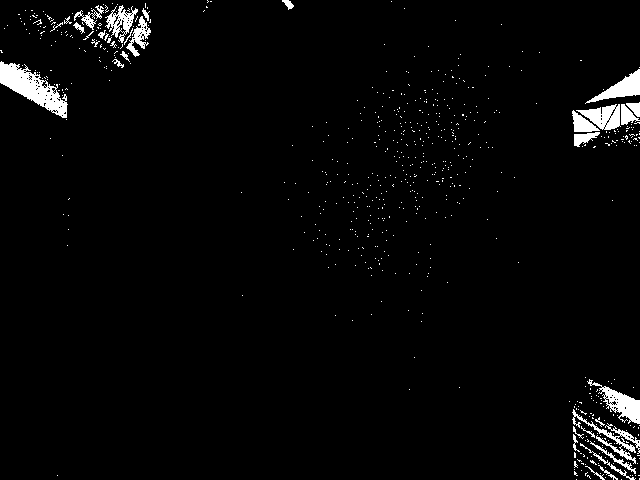
#> input picture Projects/Nemec/background_hsv.png, 640 x 480 px
$ python main.py
#> lines starting #> are read from the running program, lines starting #| are printed output that depends on the picture; after the words box and inside, x2 and y2 are one past the last pixel; in counts of white or black regions, pixels touching at a corner belong together; pictures that were not available may be replaced by others from this repository, and a replacement may not be noted
import cv2
import numpy as np


class SimpleKalmanFilter:
    def __init__(self, mea_e, est_e, q):
        self.mea_e = mea_e
        self.est_e = est_e
        self.q = q

        self.kalman_gain = 0
        self.last_estimate = 0
        self.curr_estimate = 0

    # [7 lines left out: function updateEstimate, not called in this run]

class SimpleKalmanFilter_2D:
    def __init__(self, mea_e, est_e, q):
        self.x = SimpleKalmanFilter(mea_e=mea_e,est_e=est_e,q=q)
        self.y = SimpleKalmanFilter(mea_e=mea_e,est_e=est_e,q=q)
    # [4 lines left out: function updateEstimate, not called in this run]

def distance(p1, p2):
    return np.sqrt(pow(p1[0]-p2[0],2) + pow(p1[1]-p2[1],2))

# [35 lines left out: functions rotz, points_in_rect, not called in this run]


def main():
    hueLower, hueUpper = 0, 50 # in range 0-179 - First part of Hue - it does contains red
    hueLower2, hueUpper2 = 63, 179 # in range 0-179 - Second part of Hue - filtering out part of green

    saturationLower, saturationUpper = 0, 121 # in range 0-255 - I need mostly faded colors, white, grey, etc
    valueLower, valueUpper = 165, 255 # in range 0-255 - I need mostly white grey to white color

    kernel_size = 18 # Best value so far for convolution and blurring the background noise
    greyscale_treshold = 179 # in range 0-255 - Treshold for fully removing background noise

    # [6 lines of commented-out code are left out]
    cam = cv2.VideoCapture("video_cap3.mp4")

    background_mask_hsv = cv2.imread("background_hsv.png")
#> background_mask_hsv is the input picture: shape (480, 640, 3); 2.7% white; 663 white regions (633 under 20 px), largest, box (x1, y1, x2, y2) and area: (0, 61, 68, 118) 1611, (587, 379, 640, 424) 803, (585, 69, 640, 104) 691
    background_mask_hsv= cv2.cvtColor(background_mask_hsv, cv2.COLOR_BGR2GRAY)

    filter_2d_p1 = SimpleKalmanFilter_2D(1, 1, 0.15)
    filter_2d_p3 = SimpleKalmanFilter_2D(1, 1, 0.15)

    prev_p1 = [0, 0]
    prev_coord1 = [0, 0]
    prev_center = [0, 0]

    counter = 0
    while True:
        counter+=1
        # try - except - only for infinite reloading of video in case of videotape
        try:
            ret, frame = cam.read()
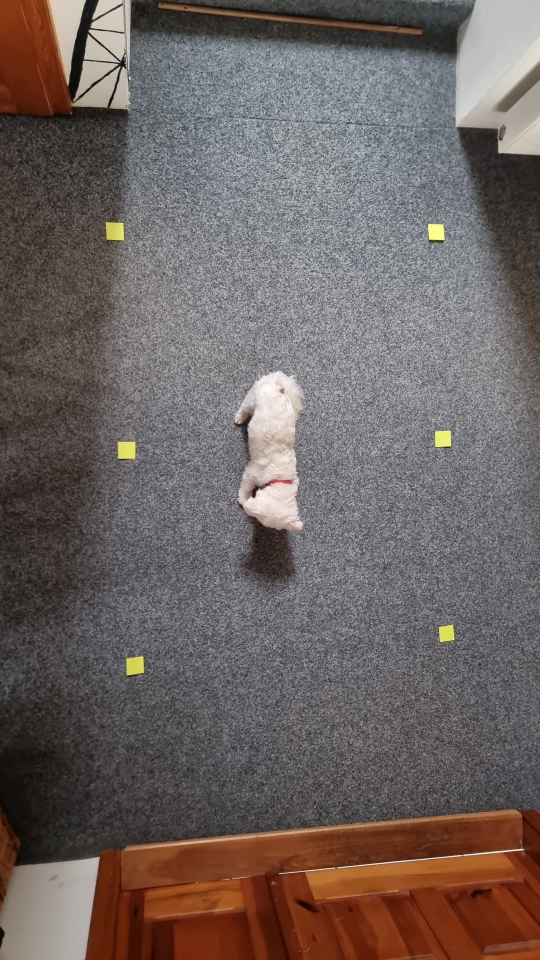
#> input picture Projects/Nemec/Example_image.jpeg, 1080 x 1920 px, given in place of video_cap3.mp4, which was not available (shown at 1/2 size)
#> frame is the input picture: shape (1920, 1080, 3); mean B, G, R 96.4, 98.9, 109.2
            frame_hsv=cv2.cvtColor(frame,cv2.COLOR_BGR2HSV)
#> frame_hsv: shape (1920, 1080, 3); mean H, S, V 80.1, 45.9, 112.2
        except:
            cam = cv2.VideoCapture('video_cap3.mp4')
            ret, frame = cam.read()
            frame_hsv = cv2.cvtColor(frame,cv2.COLOR_BGR2HSV)
            counter = 1

        HSV_settings_lower = np.array([hueLower,saturationLower,valueLower])
        HSV_settings_upper = np.array([hueUpper,saturationUpper,valueUpper])

        HSV_settings_lower_2 = np.array([hueLower2,saturationLower,valueLower])
        HSV_settings_higher_2 = np.array([hueUpper2,saturationUpper,valueUpper])

        HSV_mask = cv2.inRange(frame_hsv, HSV_settings_lower, HSV_settings_upper)
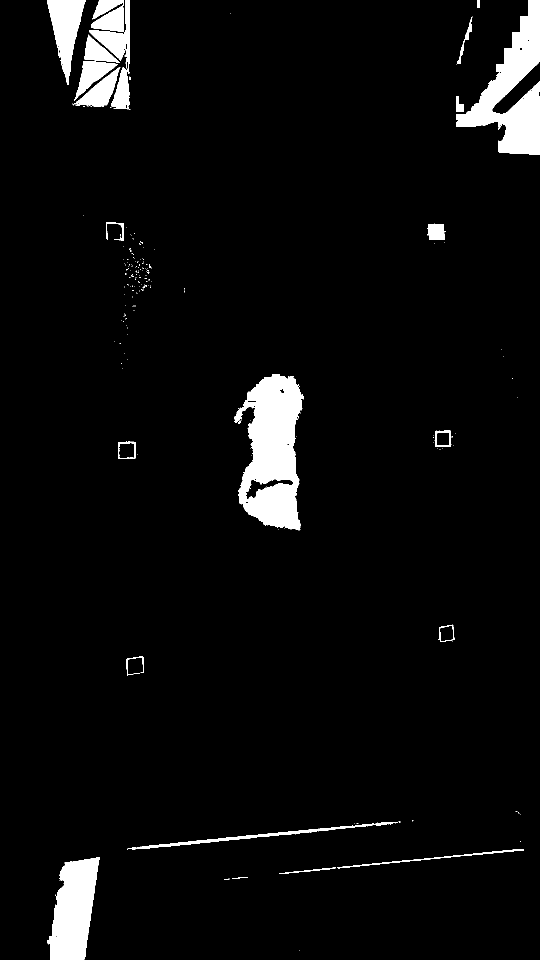
#> HSV_mask: shape (1920, 1080) (shown at 1/2 size); 4.5% white; 202 white regions (175 under 20 px), largest, box (x1, y1, x2, y2) and area: (469, 748, 608, 1061) 27873, (912, 0, 1080, 309) 21940, (96, 1714, 199, 1920) 14364
        HSV_mask2 = cv2.inRange(frame_hsv, HSV_settings_lower_2, HSV_settings_higher_2)
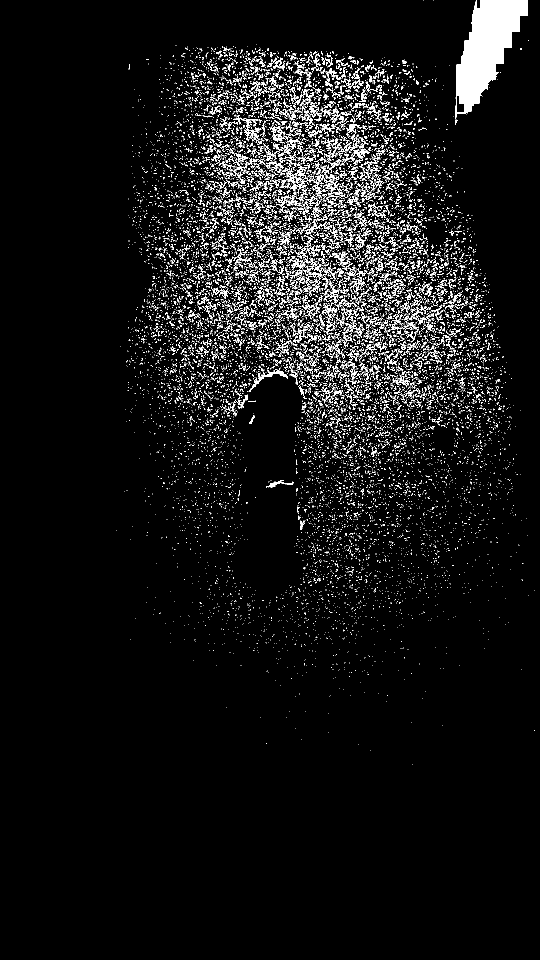
#> HSV_mask2: shape (1920, 1080) (shown at 1/2 size); 5.7% white; 14324 white regions (13293 under 20 px), largest, box (x1, y1, x2, y2) and area: (911, 0, 1056, 250) 17581, (559, 326, 615, 382) 713, (498, 738, 576, 784) 589
        HSV_mask_final = cv2.add(HSV_mask, HSV_mask2) # First masek made from HSV
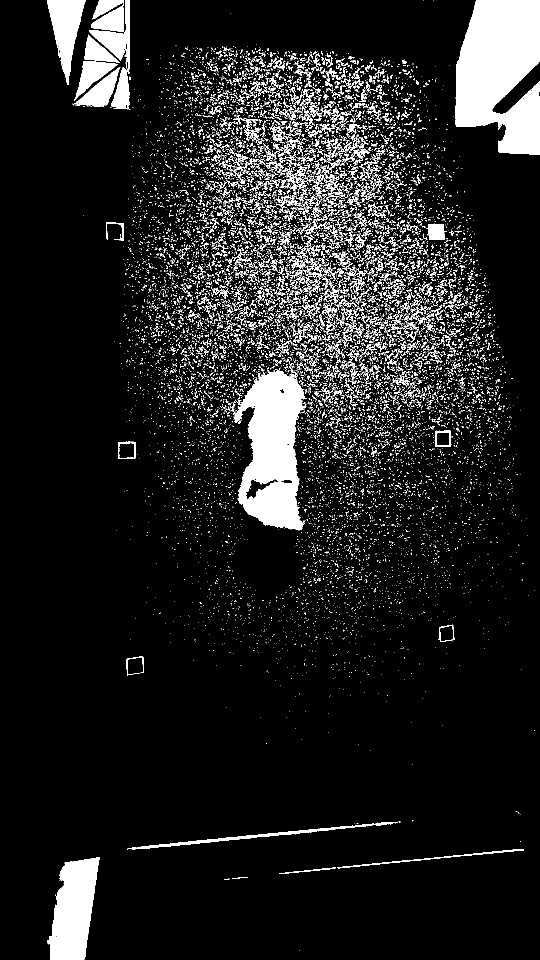
#> HSV_mask_final: shape (1920, 1080) (shown at 1/2 size); 10.3% white; 14443 white regions (13401 under 20 px), largest, box (x1, y1, x2, y2) and area: (911, 0, 1080, 309) 40454, (466, 738, 614, 1061) 29547, (96, 1714, 199, 1920) 14364
        cv2.imshow('HSV_mask', HSV_mask_final)
        cv2.moveWindow('HSV_mask', 640, 0)
#> (the run stopped early here; a loop or call above may not have finished)
